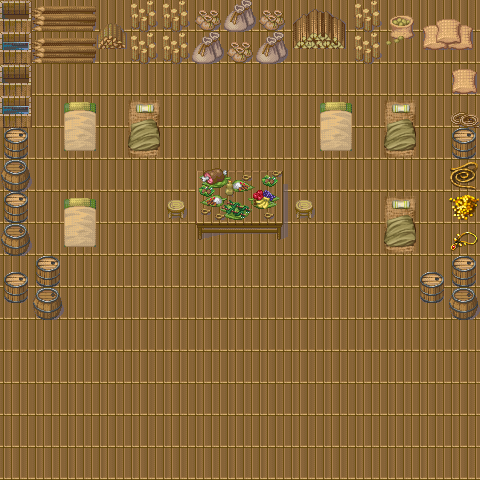

A level layout from a 2D game, rendered from its tile map. Below: a short description, then the map file with its tile-grid data intact:
An orthogonal 15x15 tile map with 32x32 px tiles, 3 tile layers (ground, ground2, Objetos) and 9 objects.

<map version="1.0" tiledversion="1.1.3" orientation="orthogonal" renderorder="right-down" width="15" height="15" tilewidth="32" tileheight="32" infinite="0" nextobjectid="13">
 <tileset firstgid="1" name="bosque" tilewidth="32" tileheight="32" tilecount="1496" columns="8">
  <image source="tilesets/bosque.png" width="256" height="6000" />
 </tileset>
 <objectgroup name="objects">
  <object id="1" x="196" y="191.636" width="86.5455" height="48" />
  <object id="2" x="168.364" y="212.182" width="14.3636" height="6.36364" />
  <object id="3" x="296.909" y="211.818" width="13.8182" height="6.36364" />
  <object id="4" x="2.5" y="3" width="27.5" height="472.5" />
  <object id="6" x="29" y="275" width="32.5" height="44.5" />
  <object id="7" x="448.5" y="4" width="29" height="465.5" />
  <object id="8" x="420" y="290" width="30" height="13.5" />
  <object id="9" x="2" y="4" width="475" height="60" />
  <object id="11" x="3.5" y="466.5" width="470.5" height="6.5" />
 </objectgroup>
 <objectgroup name="interacao" />
 <objectgroup name="player" />
 <layer name="ground" width="15" height="15">
  <data encoding="csv">
1018,1018,1018,1018,1018,1018,1018,1018,1018,1018,1018,1018,1018,1018,1018,
1018,1018,1018,1018,1018,1018,1018,1018,1018,1018,1018,1018,1018,1018,1018,
1018,1018,1018,1018,1018,1018,1018,1018,1018,1018,1018,1018,1018,1018,1018,
1018,1018,1018,1018,1018,1018,1018,1018,1018,1018,1018,1018,1018,1018,1018,
1018,1018,1018,1018,1018,1018,1018,1018,1018,1018,1018,1018,1018,1018,1018,
1018,1018,1018,1018,1018,1018,1018,1018,1018,1018,1018,1018,1018,1018,1018,
1018,1018,1018,1018,1018,1018,1018,1018,1018,1018,1018,1018,1018,1018,1018,
1018,1018,1018,1018,1018,1018,1018,1018,1018,1018,1018,1018,1018,1018,1018,
1018,1018,1018,1018,1018,1018,1018,1018,1018,1018,1018,1018,1018,1018,1018,
1018,1018,1018,1018,1018,1018,1018,1018,1018,1018,1018,1018,1018,1018,1018,
1018,1018,1018,1018,1018,1018,1018,1018,1018,1018,1018,1018,1018,1018,1018,
1018,1018,1018,1018,1018,1018,1018,1018,1018,1018,1018,1018,1018,1018,1018,
1018,1018,1018,1018,1018,1018,1018,1018,1018,1018,1018,1018,1018,1018,1018,
1018,1018,1018,1018,1018,1018,1018,1018,1018,1018,1018,1018,1018,1018,1018,
1018,1018,1018,1018,1018,1018,1018,1018,1018,1018,1018,1018,1018,1018,1018
</data>
 </layer>
 <layer name="ground2" width="15" height="15">
  <data encoding="csv">
0,0,0,0,0,0,0,0,0,0,0,0,0,0,0,
0,0,0,0,0,0,0,0,0,0,0,0,0,0,0,
0,0,0,0,0,0,0,0,0,0,0,0,0,0,0,
0,0,1021,0,1005,0,0,0,0,0,1021,0,1005,0,0,
0,0,1029,0,1013,0,0,0,0,0,1029,0,1013,0,0,
0,0,0,0,0,0,0,0,0,0,0,0,0,0,0,
0,0,1021,0,0,0,0,0,0,0,0,0,1005,0,0,
0,0,1029,0,0,0,0,0,0,0,0,0,1013,0,0,
0,0,0,0,0,0,0,0,0,0,0,0,0,0,0,
0,0,0,0,0,0,0,0,0,0,0,0,0,0,0,
0,0,0,0,0,0,0,0,0,0,0,0,0,0,0,
0,0,0,0,0,0,0,0,0,0,0,0,0,0,0,
0,0,0,0,0,0,0,0,0,0,0,0,0,0,0,
0,0,0,0,0,0,0,0,0,0,0,0,0,0,0,
0,0,0,0,0,0,0,0,0,0,0,0,0,0,0
</data>
 </layer>
 <layer name="Objetos" width="15" height="15">
  <data encoding="csv">
986,974,975,970,982,982,958,957,958,972,973,982,990,991,992,
994,974,975,978,982,982,957,958,957,980,981,982,998,999,1000,
986,0,0,0,0,0,0,0,0,0,0,0,0,0,983,
994,0,0,0,0,0,0,0,0,0,0,0,0,0,959,
988,0,0,0,0,0,0,0,0,0,0,0,0,0,988,
996,0,0,0,0,0,1052,1053,1054,0,0,0,0,0,1004,
988,0,0,0,0,1028,1060,1061,1062,1028,0,0,0,0,1001,
996,0,0,0,0,0,1068,1069,1070,0,0,0,0,0,993,
987,988,0,0,0,0,0,0,0,0,0,0,0,987,988,
995,996,0,0,0,0,0,0,0,0,0,0,0,995,996,
0,0,0,0,0,0,0,0,0,0,0,0,0,0,0,
0,0,0,0,0,0,0,0,0,0,0,0,0,0,0,
0,0,0,0,0,0,0,0,0,0,0,0,0,0,0,
0,0,0,0,0,0,0,0,0,0,0,0,0,0,0,
0,0,0,0,0,0,0,0,0,0,0,0,0,0,0
</data>
 </layer>
</map>
